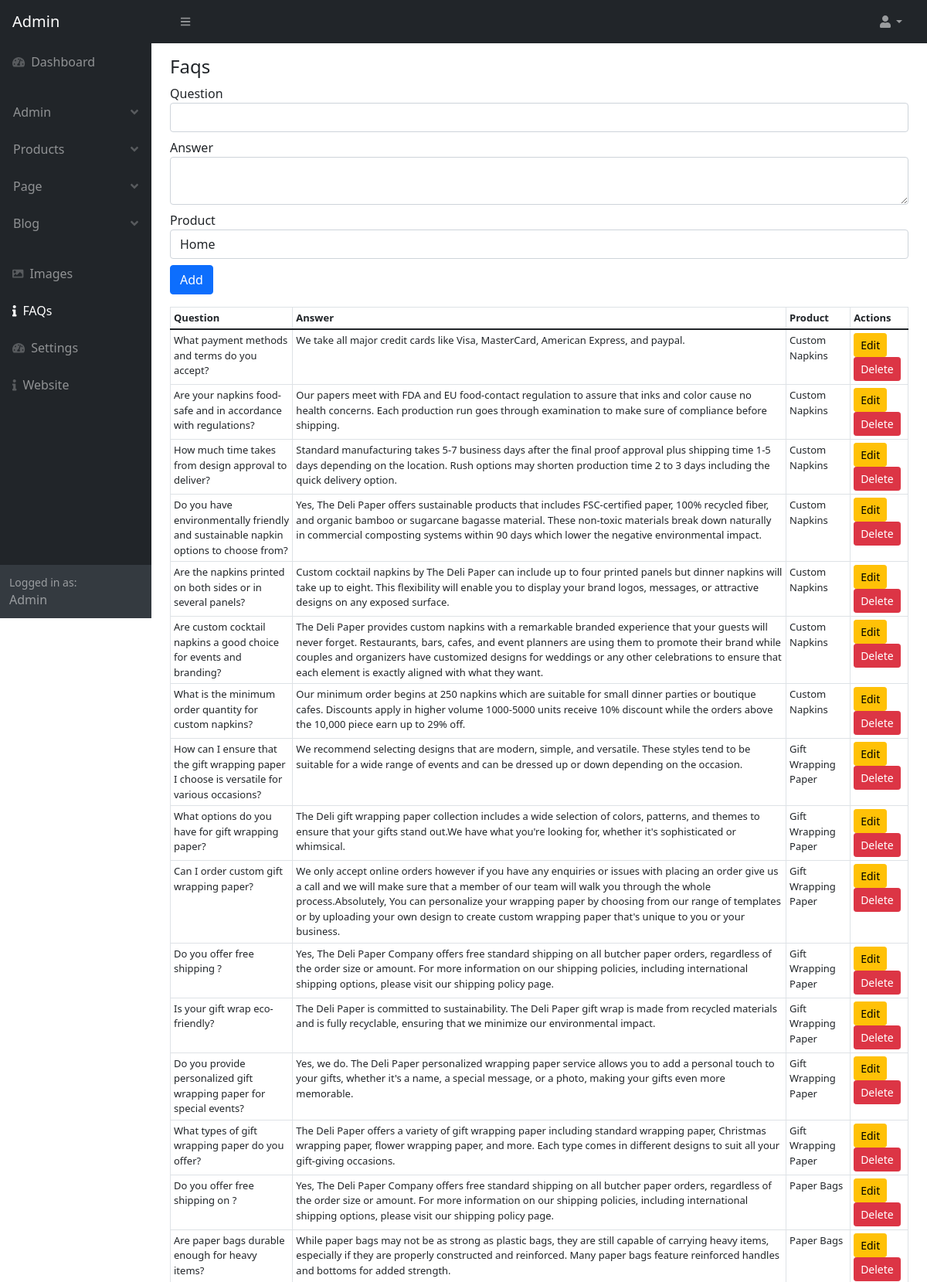
The page /admin/faq.php (signed in, upper part) on the database its author committed.
### tables this page shows
CREATE TABLE `faq` (
  `faq_id` int(11) NOT NULL AUTO_INCREMENT,
  `product_id` int(11) NOT NULL,
  `faq_question` text NOT NULL,
  `faq_answer` text NOT NULL,
  PRIMARY KEY (`faq_id`)
);

CREATE TABLE `product` (
  `product_id` int(11) NOT NULL AUTO_INCREMENT,
  `product_name` varchar(255) NOT NULL,
  `product_url` varchar(255) DEFAULT NULL,
  `product_short_description` text NOT NULL,
  `product_content` text DEFAULT NULL,
  `product_thumbnail` varchar(255) DEFAULT NULL,
  `product_image1` varchar(500) NOT NULL,
  `product_image2` varchar(500) NOT NULL,
  `product_meta_title` varchar(255) DEFAULT NULL,
  `product_meta_description` text DEFAULT NULL,
  `product_meta_keywords` text DEFAULT NULL,
  `product_status` enum('active','inactive') DEFAULT 'active',
  `created_at` timestamp NOT NULL DEFAULT current_timestamp(),
  `updated_at` timestamp NOT NULL DEFAULT current_timestamp() ON UPDATE current_timestamp(),
  `product_index` varchar(255) NOT NULL,
  PRIMARY KEY (`product_id`)
);

### admin/faq.php (the view, shortened to what this page needs)
<?php
$page = "faq";
require_once('parts/top.php'); ?>
</head>
<body class="sb-nav-fixed">
    <?php require_once('parts/navbar.php'); ?>
    <?php
    $faqs = mysqli_query($conn, "SELECT faq.*, product.product_name FROM faq LEFT JOIN product ON faq.product_id = product.product_id ORDER BY faq.faq_id DESC");
    $edit = false;
    $edit_data = [
        'faq_id' => '',
        'faq_question' => '',
        'faq_answer' => '',
        'product_id' => ''
    ];
    ?>
    <div id="layoutSidenav">
        <?php require_once('parts/sidebar.php'); ?>
        <div id="layoutSidenav_content">
            <main>
                <div class="container-fluid px-4">
                    <h4 class="mt-3">Faqs</h4>
                    <form method="POST">
                        <div class="form-group mb-2">
                            <label>Question</label>
                            <input type="text" name="faq_question" class="form-control" required
                                value="<?= htmlspecialchars($edit_data['faq_question']) ?>">
                        </div>
                        <div class="form-group mb-2">
                            <label>Answer</label>
                            <textarea name="faq_answer" class="form-control"
                                required><?= htmlspecialchars($edit_data['faq_answer']) ?></textarea>
                        </div>
                        <div class="form-group mb-2">
                            <label>Product</label>
                            <select name="product_id" class="form-control" required>
                                <option value="0">Home</option>
                            </select>
                        </div>
                        <button type="submit" name="<?= $edit ? 'update' : 'add' ?>"
                            class="btn btn-<?= $edit ? 'warning' : 'primary' ?>">
                            <?= $edit ? 'Update' : 'Add' ?>
                        </button>
                    </form>
                    <table class="table table-bordered table-sm my-3" style="font-size: 13px;">
                        <thead>
                            <tr>
                                <th>Question</th>
                                <th>Answer</th>
                                <th>Product</th>
                                <th>Actions</th>
                            </tr>
                        </thead>
                        <tbody>
                            <?php while ($row = mysqli_fetch_assoc($faqs)): ?>
                            <tr>
                                <td><?= htmlspecialchars($row['faq_question']) ?></td>
                                <td><?= htmlspecialchars($row['faq_answer']) ?></td>
                                <td><?= htmlspecialchars($row['product_name']) ?></td>
                                <td>
                                    <a href="faq.php?edit=<?= $row['faq_id'] ?>" class="btn btn-sm btn-warning">Edit</a>
                                    <a href="faq.php?delete=<?= $row['faq_id'] ?>" class="btn btn-sm btn-danger"
                                        onclick="return confirm('Delete this FAQ?')">Delete</a>
                                </td>
                            </tr>
                            <?php endwhile; ?>
                        </tbody>
                    </table>
            </main>
        </div>
    </div>
</body>
</html>

### admin/parts/sidebar.php (shortened to what this page needs)
<div id="layoutSidenav_nav">
    <nav class="sb-sidenav accordion sb-sidenav-dark" id="sidenavAccordion">
        <div class="sb-sidenav-menu">
            <div class="nav">
                <?php
                       if ($admin_role == "admin") {
                       ?>
                <a class="nav-link" href="index.php">
                    <div class="sb-nav-link-icon"><i class="fas fa-tachometer-alt"></i></div>
                    Dashboard
                </a>
                <?php }?>
                <ul class="navbar-nav p-3 btn ">
                    <?php
                       if ($admin_role == "admin") {
                       ?>
                    <li class="nav-item  dropdown">
                        <a class="nav-link <?php if ($page == "admin") {
                                                   echo "active";
                                               } ?> dropdown " id="navbarDropdown" href="#" role="button"
                            data-bs-toggle="dropdown" aria-expanded="false">Admin<div
                                class="sb-sidenav-collapse-arrow"><i class="fas fa-angle-down"></i></div></a>
                    </li>
                    <li class="nav-item dropdown">
                        <a class="nav-link <?php if ($page == "product") {
                                                   echo "active";
                                               } ?> dropdown " id="navbarDropdown" href="#" role="button"
                            data-bs-toggle="dropdown" aria-expanded="false">Products<div
                                class="sb-sidenav-collapse-arrow"><i class="fas fa-angle-down"></i></div></a>
                    </li>
                    <li class="nav-item dropdown">
                        <a class="nav-link <?php if ($page == "page") {
                                                   echo "active";
                                               } ?> dropdown " id="navbarDropdown" href="#" role="button"
                            data-bs-toggle="dropdown" aria-expanded="false">Page<div
                                class="sb-sidenav-collapse-arrow"><i class="fas fa-angle-down"></i></div></a>
                    </li>
                    <?php } ?>
                    <li class="nav-item dropdown">
                        <a class="nav-link <?php if ($page == "post") {
                                               echo "active";
                                           } ?> dropdown" id="navbarDropdown" href="#" role="button"
                            data-bs-toggle="dropdown" aria-expanded="false">Blog<div
                                class="sb-sidenav-collapse-arrow"><i class="fas fa-angle-down"></i></div></a>
                    </li>
                </ul>
                <a class="nav-link <?php if ($page == "image") {
                                       echo "active";
                                   } ?>" href="image_add.php">
                    <div class="sb-nav-link-icon"><i class="fas fa-image"></i></div>
                    Images
                </a>
                <?php
                   if ($admin_role == "admin") {
                   ?>
                <a class="nav-link <?php if ($page == "faq") {
                                           echo "active";
                                       } ?>" href="faq.php">
                    <div class="sb-nav-link-icon"><i class="fas fa-info"></i></div>
                    FAQs
                </a>
                <a class="nav-link <?php if ($page == "setting") {
                                           echo "active";
                                       } ?>" href="setting.php">
                    <div class="sb-nav-link-icon"><i class="fas fa-tachometer-alt"></i></div>
                    Settings
                </a>
                <a class="nav-link" href="../index.php">
                    <div class="sb-nav-link-icon"><i class="fas fa-info"></i></div>
                    Website
                </a>
                <?php } ?>
            </div>
        </div>
        <div class="sb-sidenav-footer">
            <div class="small">Logged in as:</div>
            <?php echo ucfirst($admin_name); ?>
        </div>
    </nav>
</div>

### rows shown on the page
faq: faq_question "What payment methods and terms do you accept?", faq_answer "We take all major credit cards like Visa, MasterCard, American Express, and paypal.", product.product_name "Custom Napkins"
faq: faq_question "Are your napkins food-safe and in accordance with regulations?", faq_answer "Our papers meet with FDA and EU food-contact regulation to assure that inks and color cause no health concerns. Each production run goes through examination to make sure of compliance before shipping.", product.product_name "Custom Napkins"
faq: faq_question "How much time takes from design approval to deliver?", faq_answer "Standard manufacturing takes 5-7 business days after the final proof approval plus shipping time 1-5 days depending on the location. Rush options may shorten production time 2 to 3 days including the quick delivery option.", product.product_name "Custom Napkins"
faq: faq_question "Do you have environmentally friendly and sustainable napkin options to choose from?", faq_answer "Yes, The Deli Paper offers sustainable products that includes FSC-certified paper, 100% recycled fiber, and organic bamboo or sugarcane bagasse material. These non-toxic materials break down naturally in commercial composting systems within 90 days which lower the negative environmental impact.", product.product_name "Custom Napkins"
faq: faq_question "Are the napkins printed on both sides or in several panels?", faq_answer "Custom cocktail napkins by The Deli Paper can include up to four printed panels but dinner napkins will take up to eight. This flexibility will enable you to display your brand logos, messages, or attractive designs on any exposed surface.", product.product_name "Custom Napkins"
faq: faq_question "Are custom cocktail napkins a good choice for events and branding?", faq_answer "The Deli Paper provides custom napkins with a remarkable branded experience that your guests will never forget. Restaurants, bars, cafes, and event planners are using them to promote their brand while couples and organizers have customized designs for weddings or any other celebrations to ensure that each element is exactly aligned with what they want.", product.product_name "Custom Napkins"
faq: faq_question "What is the minimum order quantity for custom napkins?", faq_answer "Our minimum order begins at 250 napkins which are suitable for small dinner parties or boutique cafes. Discounts apply in higher volume 1000-5000 units receive 10% discount while the orders above the 10,000 piece earn up to 29% off.", product.product_name "Custom Napkins"
faq: faq_question "How can I ensure that the gift wrapping paper I choose is versatile for various occasions?", faq_answer "We recommend selecting designs that are modern, simple, and versatile. These styles tend to be suitable for a wide range of events and can be dressed up or down depending on the occasion.", product.product_name "Gift Wrapping Paper"
faq: faq_question "What options do you have for gift wrapping paper?", faq_answer "The Deli gift wrapping paper collection includes a wide selection of colors, patterns, and themes to ensure that your gifts stand out.We have what you're looking for, whether it's sophisticated or whimsical.", product.product_name "Gift Wrapping Paper"
faq: faq_question "Can I order custom gift wrapping paper?", faq_answer "We only accept online orders however if you have any enquiries or issues with placing an order give us a call and we will make sure that a member of our team will walk you through the whole process.Absolutely, You can personalize your wrapping paper by choosing from our range of templates or by uploading your own design to create custom wrapping paper that's unique to you or your business.", product.product_name "Gift Wrapping Paper"
faq: faq_question "Do you offer free shipping ?", faq_answer "Yes, The Deli Paper Company offers free standard shipping on all butcher paper orders, regardless of the order size or amount. For more information on our shipping policies, including international shipping options, please visit our shipping policy page.", product.product_name "Gift Wrapping Paper"
faq: faq_question "Is your gift wrap eco-friendly?", faq_answer "The Deli Paper is committed to sustainability. The Deli Paper gift wrap is made from recycled materials and is fully recyclable, ensuring that we minimize our environmental impact.", product.product_name "Gift Wrapping Paper"
faq: faq_question "Do you provide personalized gift wrapping paper for special events?", faq_answer "Yes, we do. The Deli Paper personalized wrapping paper service allows you to add a personal touch to your gifts, whether it's a name, a special message, or a photo, making your gifts even more memorable.", product.product_name "Gift Wrapping Paper"
faq: faq_question "What types of gift wrapping paper do you offer?", faq_answer "The Deli Paper offers a variety of gift wrapping paper including standard wrapping paper, Christmas wrapping paper, flower wrapping paper, and more. Each type comes in different designs to suit all your gift-giving occasions.", product.product_name "Gift Wrapping Paper"
faq: faq_question "Do you offer free shipping on ?", faq_answer "Yes, The Deli Paper Company offers free standard shipping on all butcher paper orders, regardless of the order size or amount. For more information on our shipping policies, including international shipping options, please visit our shipping policy page.", product.product_name "Paper Bags"
faq: faq_question "Are paper bags durable enough for heavy items?", faq_answer "While paper bags may not be as strong as plastic bags, they are still capable of carrying heavy items, especially if they are properly constructed and reinforced. Many paper bags feature reinforced handles and bottoms for added strength.", product.product_name "Paper Bags"

### other values the page prints
$admin_name "Admin"
